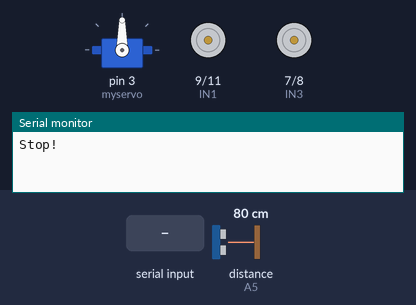
Simulated run of this sketch. Board: Arduino Uno, built with avr-gcc and run on an emulated ATmega328P. Shown: servo, motor-driver pin pairs drawn as motors (green arrow = first pin HIGH = forward, orange = second pin HIGH = backward, longer = more drive, scaled by the enable pin), the last lines printed to the serial monitor. The inputs (shaded band) are chosen by the test bench; at power-on: distance to the obstacle (sensor on A5) 80 cm. The echo pulse lasts 58.3 µs per cm.

Above: at 1.2 s.
1.3 s: "5" received over the second serial link
4.3 s: "1" received over the second serial link
At 5.3 s:
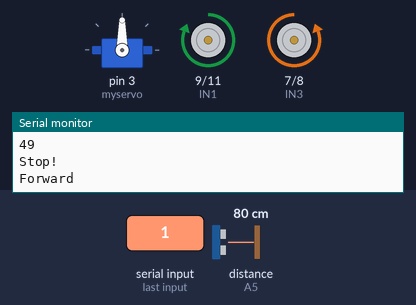
6.4 s: "2" received over the second serial link
At 7.5 s:
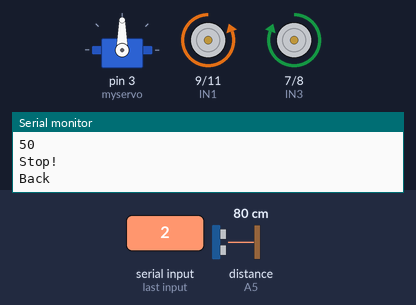
7.9 s: "3" received over the second serial link
At 8.7 s:
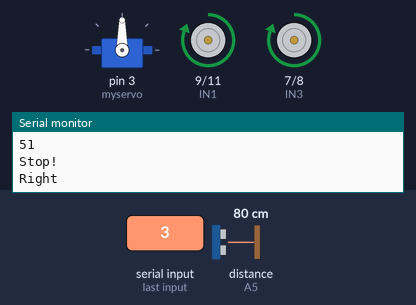
9.4 s: "4" received over the second serial link
At 9.8 s:
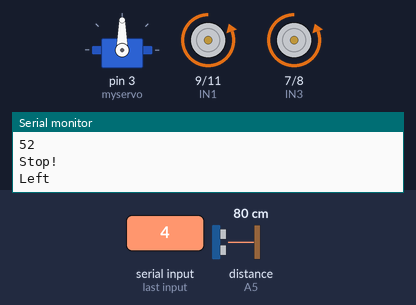
10.9 s: "6" received over the second serial link
At 12.0 s:
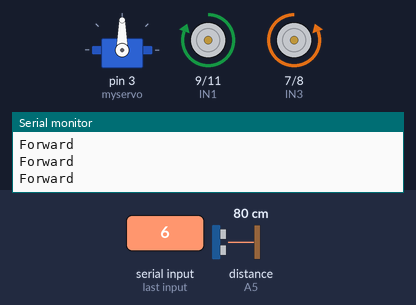
Timing chart, 0 to 13.4 s (numbered marks = the images above; inputs shaded):
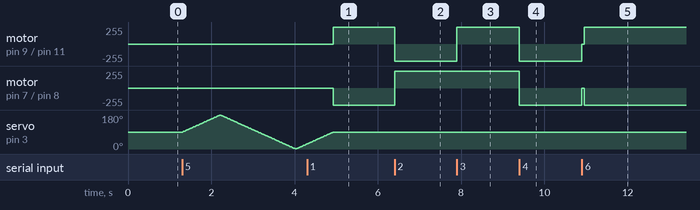

Measured:
- after the input at 4.3 s, motor on pin 9 (IN1) / pin 11 (IN2): stopped → forward 255/255 after 0.63 s; motor on pin 7 (IN3) / pin 8 (IN4): stopped → backward 255/255 after 0.63 s
- after the input at 6.4 s, motor on pin 9 (IN1) / pin 11 (IN2): forward 255/255 → backward 255/255 at once; motor on pin 7 (IN3) / pin 8 (IN4): backward 255/255 → forward 255/255 at once
- after the input at 7.9 s, motor on pin 9 (IN1) / pin 11 (IN2): backward 255/255 → forward 255/255 at once
- after the input at 9.4 s, motor on pin 9 (IN1) / pin 11 (IN2), motor on pin 7 (IN3) / pin 8 (IN4): forward 255/255 → backward 255/255 at once
- after the input at 10.9 s, motor on pin 9 (IN1) / pin 11 (IN2): backward 255/255 → stopped at once, → forward 255/255 0.06 s later; motor on pin 7 (IN3) / pin 8 (IN4): backward 255/255 → stopped at once, → backward 255/255 0.06 s later

The sketch:

Rc-car.ino
```cpp
#include <Servo.h>  //servo library
#include "SR04.h"
#include <SoftwareSerial.h>
Servo myservo;      // create servo object to control servo

int Echo = A4;
int Trig = A5;

#define ENA 6
#define ENB 5
#define IN1 9
#define IN2 11
#define IN3 7
#define IN4 8


String message = "";
double rightDistance = 0;
double leftDistance = 0;
double centerDistance = 0;

const double limit_distance = 40;
SoftwareSerial hc06(12,13);
 SR04 sr04 = SR04(Echo,Trig);
long a;


int Arrondi(float nb)
{
  int nba = int(nb);
  if(nb -nba >= 0.5) nba++;
  return nba;
}
void forward(float leftEngine = 255, float rightEngine = 255){
  if (leftEngine <= 100){
    leftEngine = leftEngine * 25.5;
  }
  if(rightEngine <= 100 )
  {
    rightEngine = rightEngine *25.5;
  }
  analogWrite(ENA, Arrondi(rightEngine));
  analogWrite(ENB, Arrondi(leftEngine));
  digitalWrite(IN1, HIGH);
  digitalWrite(IN2, LOW);
  digitalWrite(IN3, LOW);
  digitalWrite(IN4, HIGH);
  Serial.println("Forward");
}

void back(int leftEngine = 255, double rightEngine = 255){
  if (leftEngine <= 100){
    leftEngine = leftEngine * 25.5;
  }
  if(rightEngine <= 100 )
  {
    rightEngine = rightEngine *25.5;
  }
  analogWrite(ENA, Arrondi(rightEngine));
  analogWrite(ENB, Arrondi(leftEngine));
  digitalWrite(IN1, LOW);
  digitalWrite(IN2, HIGH);
  digitalWrite(IN3, HIGH);
  digitalWrite(IN4, LOW);
  Serial.println("Back");
}

void left(double carSpeed = 255) {
  analogWrite(ENA, carSpeed);
  analogWrite(ENB, carSpeed);
  digitalWrite(IN1, LOW);
  digitalWrite(IN2, HIGH);
  digitalWrite(IN3, LOW);
  digitalWrite(IN4, HIGH);
  Serial.println("Left");
}

void right(double carSpeed = 255) {
  analogWrite(ENA, carSpeed);
  analogWrite(ENB, carSpeed);
  digitalWrite(IN1, HIGH);
  digitalWrite(IN2, LOW);
  digitalWrite(IN3, HIGH);
  digitalWrite(IN4, LOW);
  Serial.println("Right");
}


void sensorsMouvement(){
  for(int i = 90; i < 180 ;i++)
  {
        myservo.write(i);
        delay(10);

  }
   for(int i = 180; i > 0 ;i--)
  {
        myservo.write(i);
        delay(10);

  }
   for(int i = 0; i < 90 ;i++)
  {
        myservo.write(i);
        delay(10);

  }

}

void stop() {
  digitalWrite(ENA, LOW);
  digitalWrite(ENB, LOW);
  Serial.println("Stop!");
}

//Ultrasonic distance measurement Sub function
double getDistance() {
   a=sr04.Distance();
  return a;
}

void setup() {

   //Initialize Serial Monitor
  Serial.println("ENTER AT Commands:");
  //Initialize Bluetooth Serial Port
  hc06.begin(9600);
  myservo.attach(3);  // attach servo on pin 3 to servo object
  Serial.begin(9600);
  pinMode(Echo, INPUT);
  pinMode(Trig, OUTPUT);
  pinMode(IN1, OUTPUT);
  pinMode(IN2, OUTPUT);
  pinMode(IN3, OUTPUT);
  pinMode(IN4, OUTPUT);
  pinMode(ENA, OUTPUT);
  pinMode(ENB, OUTPUT);
  stop();
}


void autonomusMode(){
  centerDistance = getDistance();
  while (sr04.Distance() > limit_distance)
  {
      forward();
     centerDistance = getDistance();
  }
   stop();
    myservo.write(0);
    delay(1000);
    rightDistance = getDistance();

    myservo.write(180);
    delay(1000);
    leftDistance = getDistance();

    myservo.write(90);
    delay(1000);
    centerDistance = getDistance();

    if(rightDistance > leftDistance) {
        Serial.println("Right");
        right();
        delay(450);
    } else if(rightDistance < leftDistance) {
        Serial.println("Left");
        left();
        delay(450);
    } else if((rightDistance <= limit_distance) || (leftDistance <= limit_distance)) {
        Serial.println("Back");
        back();
        delay(450);
    }
}


void loop(){
    myservo.write(90);
    if(hc06.available() >0){
    int value = hc06.read();
    Serial.println(value);
    stop();
    switch (value){
      case 49:
        forward();
        break;
      case 50:
        back();
       break;
      case 51:
        right();
       break;
      case 52:
        left();
      break;
      case 53:
        sensorsMouvement();
      break;
      case 54:
        autonomusMode();
      break;
      default:
      stop();
      break;
    }
    value = 0;

  }
}
```
